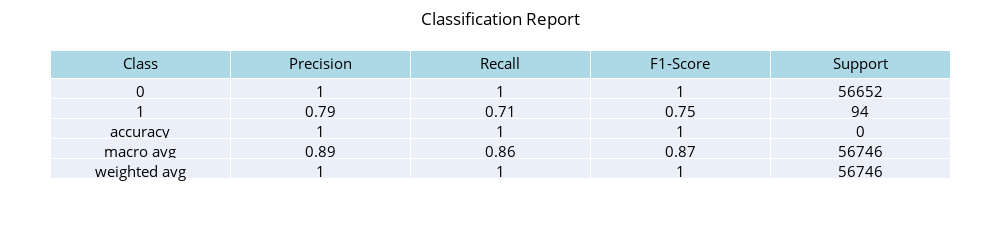

Write notebook code for a chart like this one.
### Code cell
# Classification Report Viz


fig = go.Figure(data=[go.Table(
    header=dict(values=['Class', 'Precision', 'Recall', 'F1-Score', 'Support'],
                fill_color='lightblue',
                font=dict(color='black', size=15)),
    cells=dict(values=[class_report_df.index,
                       class_report_df['precision'],
                       class_report_df['recall'],
                       class_report_df['f1-score'],
                       class_report_df['support']],
                       font=dict(color='black', size=15))

)], layout=dict(title='Classification Report',
                title_x=0.5,
                title_font_size=50,
                title_font= dict(color='black'),
                height=250,
                width=1000,
                margin=dict(l=50,r=50,b=50,t=50,pad=4)))

# Show the figure
fig.show()

### Figure 1 — Plotly figure (JSON) as saved in the notebook; plotly's stock layout.template omitted (floating-point values rounded to 4 significant figures)
{"data": [{"cells": {"font": {"color": "black", "size": 15}, "values": [["0", "1", "accuracy", "macro avg", "weighted avg"], [1, 0.79, 1, 0.89, 1], [1, 0.71, 1, 0.86, 1], [1, 0.75, 1, 0.87, 1], [56652, 94, 0, 56746, 56746]]}, "header": {"fill": {"color": "lightblue"}, "font": {"color": "black", "size": 15}, "values": ["Class", "Precision", "Recall", "F1-Score", "Support"]}, "type": "table"}], "layout": {"height": 250, "margin": {"b": 50, "l": 50, "pad": 4, "r": 50, "t": 50}, "title": {"font": {"color": "black"}, "text": "Classification Report", "x": 0.5}, "width": 1000}}
